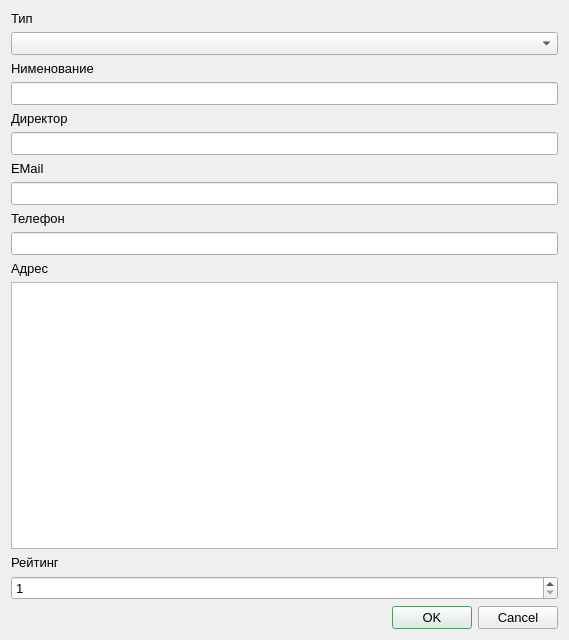
<?xml version="1.0" encoding="UTF-8"?>
<ui version="4.0">
 <class>Dialog</class>
 <widget class="QDialog" name="Dialog">
  <property name="geometry">
   <rect>
    <x>0</x>
    <y>0</y>
    <width>569</width>
    <height>640</height>
   </rect>
  </property>
  <property name="palette">
   <palette>
    <active>
     <colorrole role="Highlight">
      <brush brushstyle="SolidPattern">
       <color alpha="255">
        <red>103</red>
        <green>186</green>
        <blue>128</blue>
       </color>
      </brush>
     </colorrole>
     <colorrole role="AlternateBase">
      <brush brushstyle="SolidPattern">
       <color alpha="255">
        <red>244</red>
        <green>232</green>
        <blue>211</blue>
       </color>
      </brush>
     </colorrole>
    </active>
    <inactive>
     <colorrole role="Highlight">
      <brush brushstyle="SolidPattern">
       <color alpha="255">
        <red>103</red>
        <green>186</green>
        <blue>128</blue>
       </color>
      </brush>
     </colorrole>
     <colorrole role="AlternateBase">
      <brush brushstyle="SolidPattern">
       <color alpha="255">
        <red>244</red>
        <green>232</green>
        <blue>211</blue>
       </color>
      </brush>
     </colorrole>
    </inactive>
    <disabled>
     <colorrole role="Highlight">
      <brush brushstyle="SolidPattern">
       <color alpha="255">
        <red>145</red>
        <green>145</green>
        <blue>145</blue>
       </color>
      </brush>
     </colorrole>
     <colorrole role="AlternateBase">
      <brush brushstyle="SolidPattern">
       <color alpha="255">
        <red>244</red>
        <green>232</green>
        <blue>211</blue>
       </color>
      </brush>
     </colorrole>
    </disabled>
   </palette>
  </property>
  <property name="font">
   <font>
    <family>Segoe UI</family>
    <pointsize>10</pointsize>
   </font>
  </property>
  <property name="windowTitle">
   <string>Редактирование партнера</string>
  </property>
  <layout class="QVBoxLayout" name="verticalLayout">
   <item>
    <widget class="QLabel" name="label_type">
     <property name="text">
      <string>Тип</string>
     </property>
    </widget>
   </item>
   <item>
    <widget class="QComboBox" name="combo_box_type"/>
   </item>
   <item>
    <widget class="QLabel" name="label_name">
     <property name="text">
      <string>Нименование</string>
     </property>
    </widget>
   </item>
   <item>
    <widget class="QLineEdit" name="line_edit_name"/>
   </item>
   <item>
    <widget class="QLabel" name="label_director">
     <property name="text">
      <string>Директор</string>
     </property>
    </widget>
   </item>
   <item>
    <widget class="QLineEdit" name="line_edit_director"/>
   </item>
   <item>
    <widget class="QLabel" name="label_email">
     <property name="text">
      <string>EMail</string>
     </property>
    </widget>
   </item>
   <item>
    <widget class="QLineEdit" name="line_edit_email"/>
   </item>
   <item>
    <widget class="QLabel" name="label_phone">
     <property name="text">
      <string>Телефон</string>
     </property>
    </widget>
   </item>
   <item>
    <widget class="QLineEdit" name="line_edit_phone"/>
   </item>
   <item>
    <widget class="QLabel" name="label_address">
     <property name="text">
      <string>Адрес</string>
     </property>
    </widget>
   </item>
   <item>
    <widget class="QTextEdit" name="text_edit_address"/>
   </item>
   <item>
    <widget class="QLabel" name="label_rating">
     <property name="text">
      <string>Рейтинг</string>
     </property>
    </widget>
   </item>
   <item>
    <widget class="QSpinBox" name="spin_box_rating">
     <property name="minimum">
      <number>1</number>
     </property>
     <property name="maximum">
      <number>10</number>
     </property>
    </widget>
   </item>
   <item>
    <widget class="QDialogButtonBox" name="buttonBox">
     <property name="orientation">
      <enum>Qt::Horizontal</enum>
     </property>
     <property name="standardButtons">
      <set>QDialogButtonBox::Cancel|QDialogButtonBox::Ok</set>
     </property>
    </widget>
   </item>
  </layout>
 </widget>
 <resources/>
 <connections>
  <connection>
   <sender>buttonBox</sender>
   <signal>accepted()</signal>
   <receiver>Dialog</receiver>
   <slot>accept()</slot>
   <hints>
    <hint type="sourcelabel">
     <x>248</x>
     <y>254</y>
    </hint>
    <hint type="destinationlabel">
     <x>157</x>
     <y>274</y>
    </hint>
   </hints>
  </connection>
  <connection>
   <sender>buttonBox</sender>
   <signal>rejected()</signal>
   <receiver>Dialog</receiver>
   <slot>reject()</slot>
   <hints>
    <hint type="sourcelabel">
     <x>316</x>
     <y>260</y>
    </hint>
    <hint type="destinationlabel">
     <x>286</x>
     <y>274</y>
    </hint>
   </hints>
  </connection>
 </connections>
</ui>
